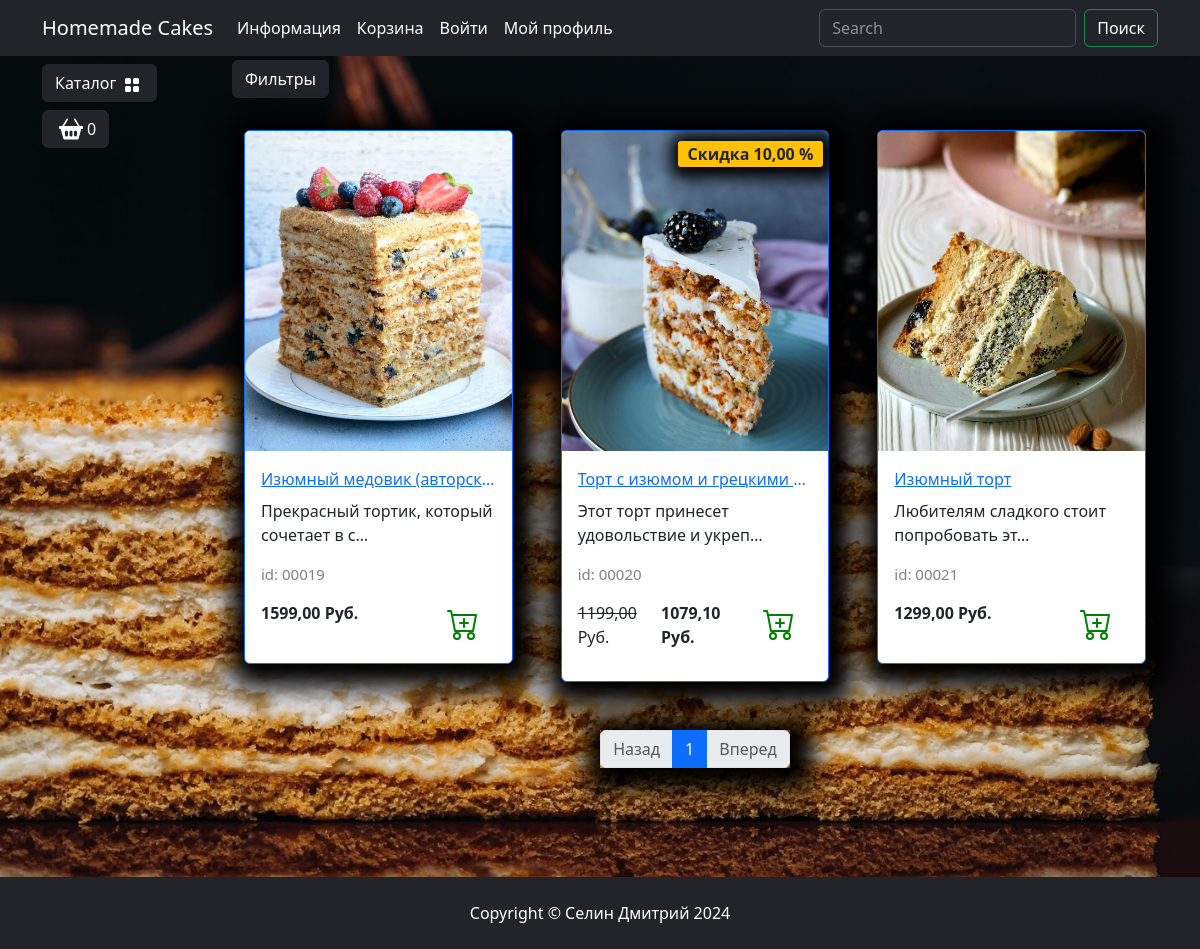
The app's page /catalog/izyumnye-torty/ with its own data.
### goods/models.py (models this page shows, shortened)
class Products(models.Model):
    name = models.CharField(max_length=150, unique=True, verbose_name="Название")
    slug = models.SlugField(max_length=200, unique=True, blank=True, null=True, verbose_name="URL")
    description = models.TextField(blank=True, null=True, verbose_name="Описание")
    image = models.ImageField(upload_to="goods_images", blank=True, null=True, verbose_name="Изображение")
    price = models.DecimalField(default=0.00, max_digits=7, decimal_places=2, verbose_name="Цена")
    dicsount = models.DecimalField(default=0.00, max_digits=4, decimal_places=2, verbose_name="Скидка на товар(%)")
    quantity = models.PositiveBigIntegerField(default=0, verbose_name="Количество")
    category = models.ForeignKey(to=Categories, on_delete=models.CASCADE, verbose_name='Категория')
    class Meta:
        db_table = "product"
        verbose_name = "Продукт"
        verbose_name_plural = "Продукты"
        ordering = ("id",)
    def display_id(self):
        return f"{self.id:05}"
    def sell_price(self):
        if self.dicsount:
            return round(self.price - (self.price * self.dicsount) / 100, 2)
        else:
            return self.price

### goods/views.py (the view)
# urls.py: path('catalog/', include('goods.urls', namespace='catalog')),
def catalog(request, category_slug, page=1):
    if category_slug == "all":
        goods = Products.objects.all() # получение всех товаров из базы данных
    else:
        goods = get_list_or_404(Products.objects.filter(category__slug=category_slug))
    paginator = Paginator(goods, 3)
    current_page = paginator.page(page)
    context = {
        "title": "HC - Каталог",
        "goods": current_page,
        "slug_url": category_slug,
    }
    return render(request, "goods/catalog.html", context)

### goods/templatetags/goods_tags.py (called while the page is built)
@register.simple_tag()
def tag_categories():
    return Categories.objects.all()

### goods/templates/goods/catalog.html (shortened to what this page needs)
{% extends "main/base.html" %}
{% load static %}
{% block content %}
<div class="row">
    <div class="dropdown mb-2">
        <button class="btn btn-secondary dropdown-toggle btn-dark" type="button" data-bs-toggle="dropdown"
            aria-expanded="false">
            Фильтры
        </button>
    </div>
    {% for product in goods %}
        <div class="col-lg-4 col-md-6 p-4">
            <div class="card border-primary rounded custom-shadow">
                {% if product.image %}
                    <img src="{{ product.image.url }}" class="card-img-top" alt="{{ product.name }}">
                {% else %}
                    <img src="{% static "deps/images/Not found image.png" %}" class="card-img-top" alt="...">
                {% endif %}
                <div class="card-body">
                    <a href="{% url "catalog:product" product.slug %}">
                        <p class="card-title text-truncate">{{ product.name }}</p>
                    </a>
                    <p class="card-text">{{ product.description|truncatechars:40 }}</p>
                    <p class="product_id">id: {{ product.display_id }}</p>
                    <div class="d-flex justify-content-between">
                        {% if product.dicsount %}
                            <p><s>{{ product.price }}</s> Руб.</p>
                            <p><strong>{{ product.sell_price }} Руб.</strong></p>
                            <span class="badge bg-warning text-dark">Скидка {{ product.dicsount }} %</span>
                        {% else %}
                            <p><strong>{{ product.price }} Руб.</strong></p>
                        {% endif %}
                        <a href="#" class="btn add-to-cart">
                            <img class="mx-1" src="{% static "deps/icons/cart-plus.svg" %}" alt="Catalog Icon"
                                width="32" height="32">
                        </a>
                    </div>
                </div>
            </div>
        </div>
    {% endfor %}
</div>
<nav aria-label="Page navigation example">
    <ul class="pagination justify-content-center my-4">
        <div class="custom-shadow d-flex">
            <li class="page-item {% if not goods.has_previous %} disabled {% endif %}">
              <a class="page-link" href="{% if goods.has_previous %}
                {% url "catalog:index" slug_url goods.previous_page_number %}
              {% else %}
              #
              {% endif %}">Назад</a>
            </li>
            {% for page in goods.paginator.page_range %}
                {% if page >= goods.number|add:-2 and page <= goods.number|add:2 %}
                    <li class="page-item {% if goods.number == page %} active {% endif %}">
                        <a class="page-link" href="{% url "catalog:index" slug_url page %}">{{ page }}</a>
                    </li>
                {% endif %}
            {% endfor %}
            <li class="page-item {% if not goods.has_next %}disabled{% endif %}">
                <a class="page-link" href="{% if goods.has_next %}
                  {% url "catalog:index" slug_url goods.next_page_number %}
                {% else %}
                #
                {% endif %}">Вперед</a>
            </li>
        </div>
    </ul>
</nav>
{% endblock content %}
{% block footer %}
<footer class="py-4 bg-dark">
    <div class="container">
        <p class="m-0 text-center text-white">Copyright &copy; Селин Дмитрий 2024</p>
    </div>
</footer>
{% endblock footer %}

### static/deps/css/my_css.css (style rules this page uses)
body { background-image: url("../images/bg-image_1.jpg"); background-repeat: no-repeat; background-attachment: fixed; background-position: center center; background-size: cover; height: 100%; }
.dropdown-toggle::after { content: none; }
.custom-shadow { box-shadow: 5px 5px 25px 19px #000000; }
.product_id { color: gray; font-size: 15px; }
.badge.bg-warning.text-dark { position: absolute; top: 10px; right: 5px; z-index: 1; padding: 5px 10px; border-radius: 3px; font-size: 1rem; box-shadow: 2px 2px 15px 9px #000000; }

### records on screen
Products: image (picture), name "Изюмный медовик (авторск…", description "Прекрасный тортик, который сочетает в с…", display_id "00019", price "1599,00"
Products: image (picture), name "Торт с изюмом и грецкими…", description "Этот торт принесет удовольствие и укреп…", display_id "00020", price "1199,00", sell_price "1079,10", dicsount "10,00"
Products: image (picture), name "Изюмный торт", description "Любителям сладкого стоит попробовать эт…", display_id "00021", price "1299,00"

### other values on screen
{{ page }} "1"
